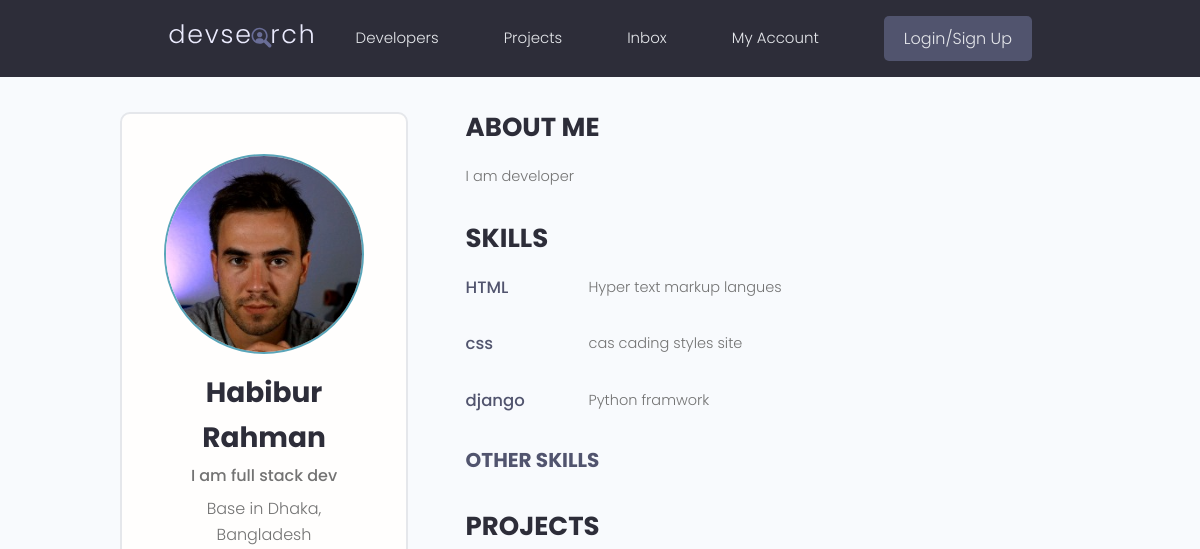
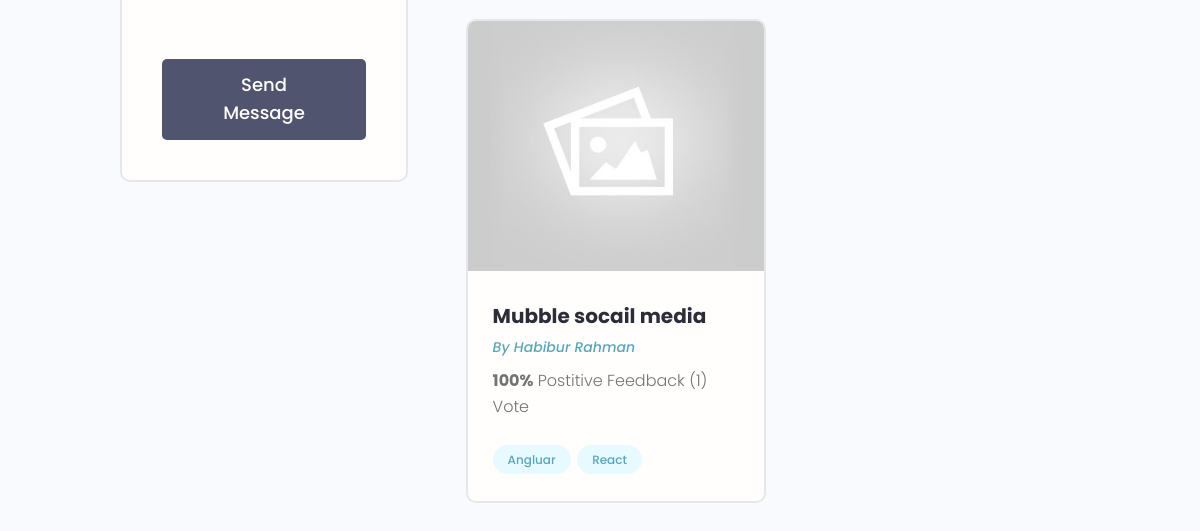
Before: /profile/fa797bfb-c1fc-485c-90c1-994846bb4d0c/ with the older database file (2 pictures, top to bottom).
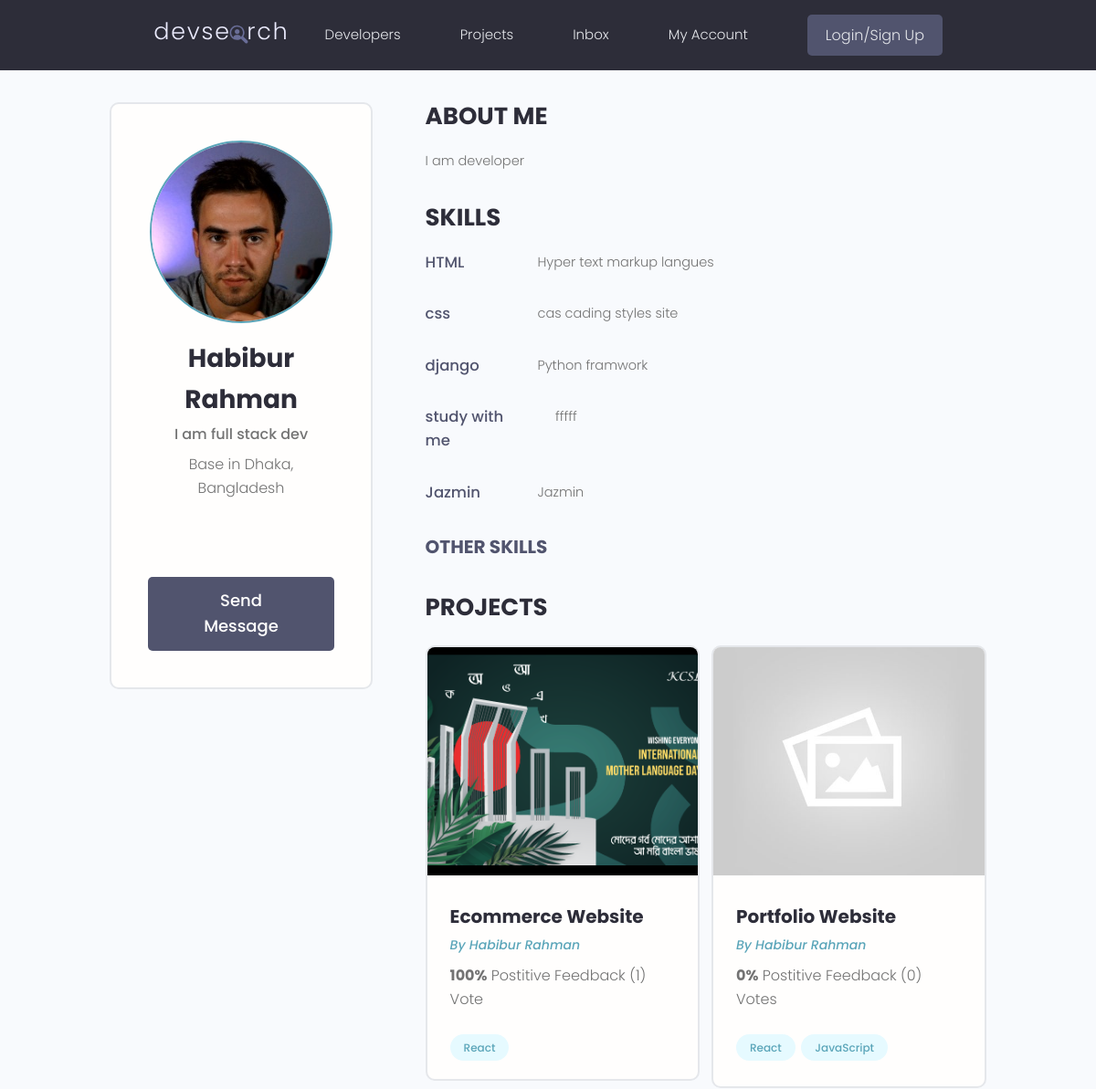
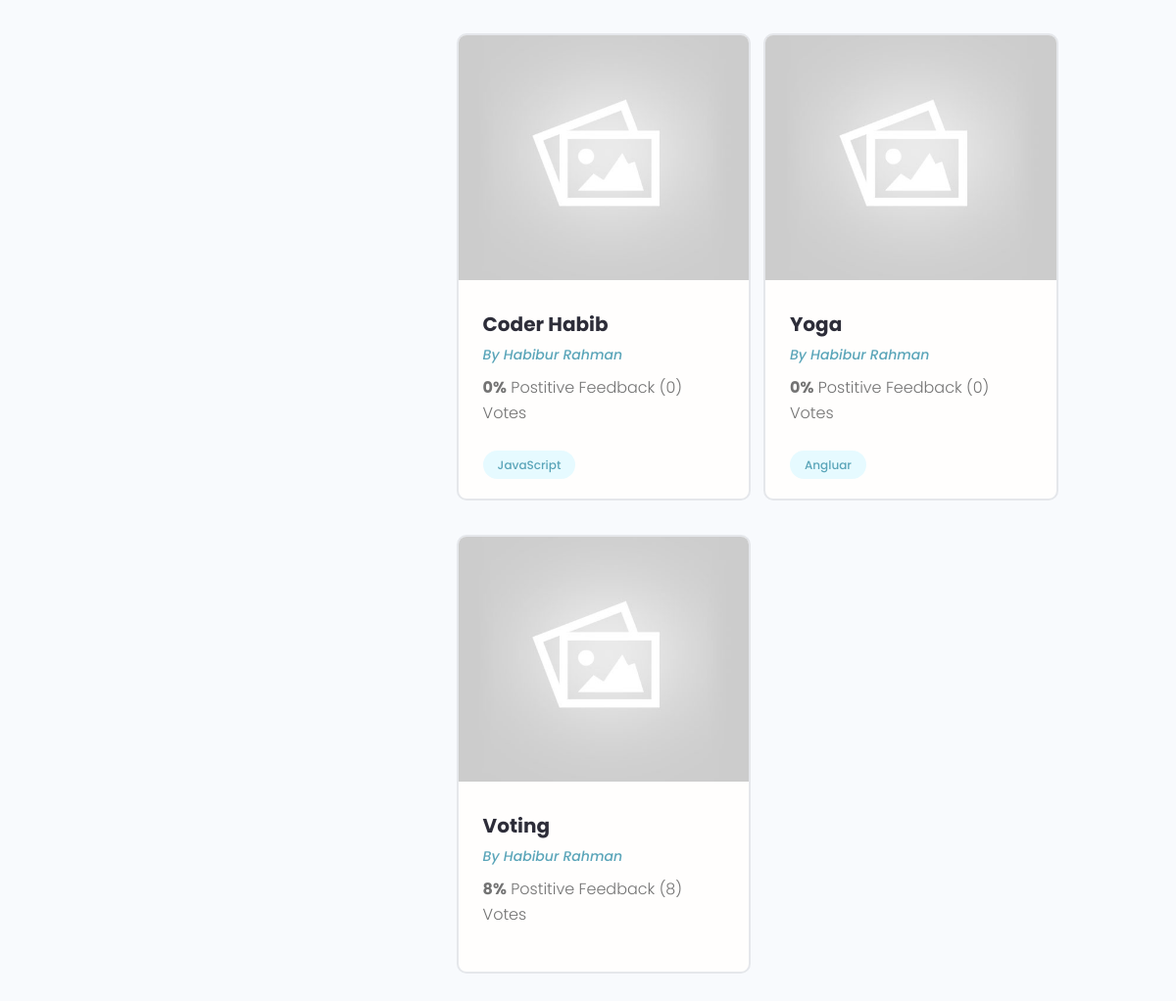
After: the same page with the newer database file (2 pictures, top to bottom).
### users/models.py (models this page shows, shortened)
class Skill(models.Model):
    owner = models.ForeignKey(Profile, on_delete=models.CASCADE, null=True, blank=True)
    name = models.CharField(max_length=200, blank=True, null=True)
    description = models.TextField(blank=True, null=True)
    created = models.DateField(auto_now_add=True)
    id = models.UUIDField(default=uuid.uuid4, unique=True, primary_key=True, editable=False)

class Profile(models.Model):
    user = models.OneToOneField(User, on_delete=models.CASCADE, null=True, blank=True)
    name = models.CharField(max_length=200, blank=True, null=True)
    email = models.EmailField(max_length=500, blank=True, null=True)
    username = models.CharField(max_length=200, blank=True, null=True)
    location = models.CharField(max_length=200, blank=True, null=True)
    short_intro = models.CharField(max_length=200, blank=True, null=True)
    bio = models.TextField(blank=True, null=True)
    profile_image = models.ImageField(null=True, blank=True, upload_to='profiles/', default='profiles/user-default.png')
    social_github = models.CharField(max_length=200, blank=True, null=True)
    social_twitter = models.CharField(max_length=200, blank=True, null=True)
    social_linkedin = models.CharField(max_length=200, blank=True, null=True)
    social_youtube = models.CharField(max_length=200, blank=True, null=True)
    social_website = models.CharField(max_length=200, blank=True, null=True)
    created = models.DateField(auto_now_add=True)
    id = models.UUIDField(default=uuid.uuid4, unique=True, primary_key=True, editable=False)

### projects/models.py (models this page shows, shortened)
class Project(models.Model):
    owner = models.ForeignKey(Profile,null= True, on_delete=models.SET_NULL)
    title = models.CharField(max_length=200)
    description = models.TextField(null=True, blank=True)
    featured_image = models.ImageField(null=True, blank=True,default="default.jpg")
    demo_link = models.CharField(max_length=2000, null=True, blank=True)
    source_link = models.CharField(max_length=2000, null=True, blank=True)
    tags = models.ManyToManyField('Tag', blank=True)
    vote_total = models.IntegerField(default=0, null=True, blank=True)
    vote_ratio = models.IntegerField(default=0, null=True, blank=True)
    created = models.DateField(auto_now_add=True)
    id = models.UUIDField(default=uuid.uuid4, unique=True, primary_key=True, editable=False)

class Tag(models.Model):
    name = models.CharField(max_length=200)
    created = models.DateField(auto_now_add=True)
    id = models.UUIDField(default=uuid.uuid4, unique=True, primary_key=True, editable=False)
    def __str__(self):
        return self.name

### users/views.py (the view)
# urls.py: path('profile/<str:pk>/', views.userProfile, name='user-profiles'),
def userProfile(request, pk):
    profile = Profile.objects.get(id=pk)
    topSkills = profile.skill_set.exclude(description__exact="")
    otherSkills = profile.skill_set.filter(description="")
    context = {'profile': profile, 'topSkills': topSkills, 'otherSkills': otherSkills}
    return render(request, 'users/user-profile.html', context)

### users/templates/users/user-profile.html (shortened to what this page needs)
{% extends 'main.html' %}
{% block content %}
<main class="profile my-md">
    <div class="container">
      <div class="layout">
        <div class="column column--1of3">
          <div class="card text-center">
            <div class="card__body dev">
              <img class="avatar avatar--xl" src="{{profile.profile_image.url}}" />
              <h2 class="dev__name">{{profile.name}}</h2>
              <p class="dev__title">{{profile.short_intro}}</p>
              <p class="dev__location">Base in {{profile.location}}</p>
              <ul class="dev__social">
              </ul>
              <a href="#" class="btn btn--sub btn--lg">Send Message </a>
            </div>
          </div>
        </div>
        <div class="column column--2of3">
          <div class="devInfo">
            <h3 class="devInfo__title">About Me</h3>
            <p class="devInfo__about">{{profile.bio}}</p>
          </div>
          <div class="devInfo">
            <h3 class="devInfo__title">Skills</h3>
            <div class="devInfo__skills">
                {% for skill in topSkills %}
              <div class="devSkill">
                <h4 class="devSkill__title">{{skill.name}}</h4>
                <p class="devSkill__info">{{skill.description}}</p>
              </div>
              {% endfor %}
              <h3 class="devInfo__subtitle">Other Skills</h3>
            </div>
          </div>
          <div class="devInfo">
            <h3 class="devInfo__title">Projects</h3>
            <div class="grid grid--two">
              {% for project in profile.project_set.all %}
              <div class="column">
                <div class="card project">
                  <a href="{% url 'single-projects' project.id %}" class="project">
                    <img class="project__thumbnail" src="{{project.featured_image.url}}" alt="project thumbnail" />
                    <div class="card__body">
                      <h3 class="project__title">{{project.title}}</h3>
                      <p><a class="project__author" href="{% url 'user-profiles' project.owner.id %}">By {{project.owner.name}}</a></p>
                      <p class="project--rating">
                        <span style="font-weight: bold;">{{project.vote_ratio}}%</span> Postitive
                        Feedback ({{project.vote_total}}) Vote{{project.vote_total|pluralize:"s"}}
                      </p>
                      <div class="project__tags">
                        {% for tag in project.tags.all %}
                        <span class="tag tag--pill tag--main">
                          <small>{{tag}}</small>
                        </span>
                        {% endfor %}
                      </div>
                    </div>
                  </a>
                </div>
              </div>
              {% endfor %}
            </div>
          </div>
        </div>
      </div>
    </div>
  </main>
{% endblock %}

Changed rows visible on the page:
removed Project: featured_image (placeholder picture), title "Mubble socail media", owner.name "Habibur Rahman", vote_ratio "100", vote_total "1", Tag (name "Angluar"), Tag (name "React")
added Skill: name "study with me", description "fffff"
added Skill: name "Jazmin", description "Jazmin"
now on this page (row edited): Project: featured_image (picture), title "Ecommerce Website", owner.name "Habibur Rahman", vote_ratio "100", vote_total "1", Tag (name "React")
now on this page (row edited): Project: featured_image (placeholder picture), title "Portfolio Website", owner.name "Habibur Rahman", vote_ratio "0", vote_total "0", Tag (name "React")
now on this page (row unchanged): Tag: name "JavaScript"
now on this page (row edited): Project: featured_image (placeholder picture), title "Coder Habib", owner.name "Habibur Rahman", vote_ratio "0", vote_total "0"
now on this page (row edited): Project: featured_image (placeholder picture), title "Yoga", owner.name "Habibur Rahman", vote_ratio "0", vote_total "0", Tag (name "Angluar")
now on this page (row edited): Project: featured_image (placeholder picture), title "Voting", owner.name "Habibur Rahman", vote_ratio "8", vote_total "8"
